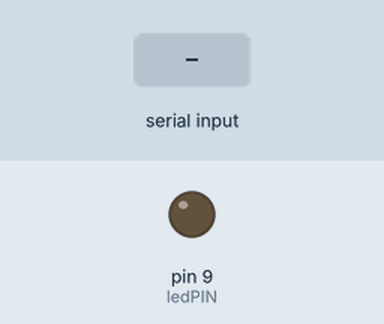
Simulated run of this sketch. Board: Arduino Uno, built with avr-gcc and run on an emulated ATmega328P. Parts: output pins drawn as LEDs (lit = HIGH). Dashed ring = blinking. Inputs (shaded band) come from the test bench.

Above: at 1.2 s.
1.3 s: "2" received over Serial
At 1.65 s:
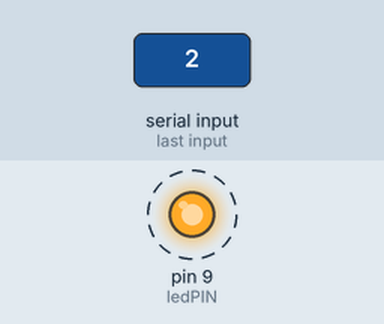
Timing chart, 0 to 4.3 s (numbered marks = the images above; inputs shaded):
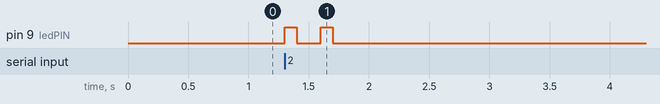

Measured:
- after the input at 1.3 s, pin 9 (ledPIN): alternates HIGH for 0.10 s and LOW for 0.20 s, 4 changes in all, then stays LOW, starting at once

The sketch:

ledacanzado.ino
```cpp
const int ledPIN = 9;

int option;

void setup(){
  Serial.begin(9600);
  pinMode(ledPIN , OUTPUT);
}

void loop(){
  //si existe información pendiente
  if (Serial.available()>0){
    //leeemos la opcion
    char option = Serial.read();
    //si la opcion esta entre '1' y '9'
    if (option >= '1' && option <= '9')
    {
      //restamos el valor '0' para obtener el numero enviado
      option -= '0';
      for(int i=0;i<option;i++){
         digitalWrite(ledPIN , HIGH);
         delay(100);
         digitalWrite(ledPIN , LOW);
         delay(200);
      }
    }
  }
}
```
